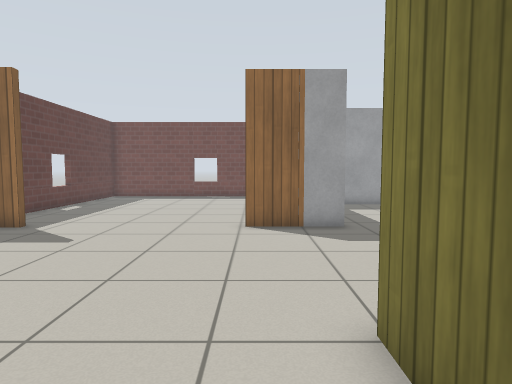
View 1 (above)

16 first-person views from a walk through a robot-simulator world made for Gazebo. The camera is 0.94 m above the floor, tilts 4° down and sees 75° across. The floor is counted in squares, 0.5 m on a side. Each view is taken from the middle of a square. On the plan, view 1 faces up. The plan holds only what a view shows up to about 17 squares ahead; the rest is blank. Simple patterns stand in for the simulator's built-in surfaces.

View 2
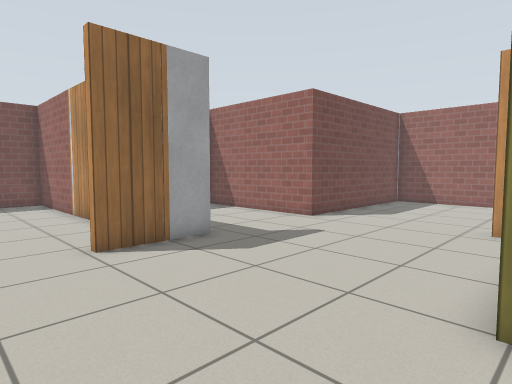

View 3
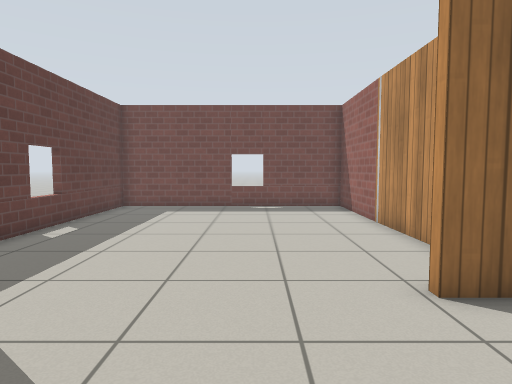

View 4
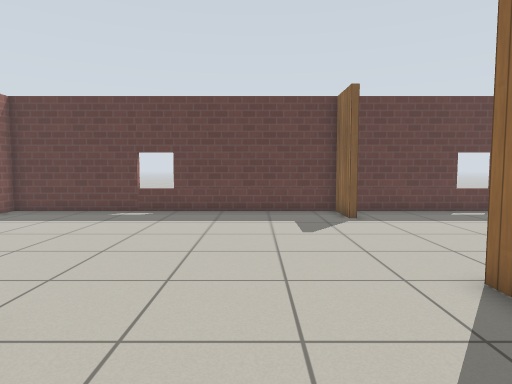

View 5
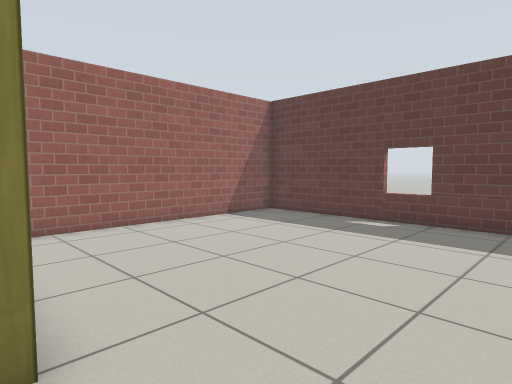

View 6
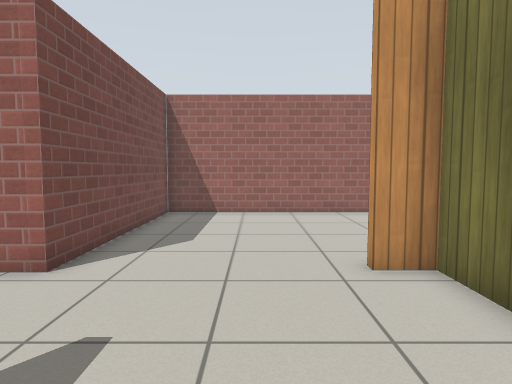

View 7
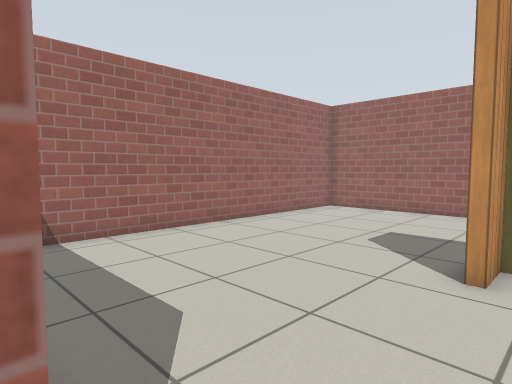

View 8
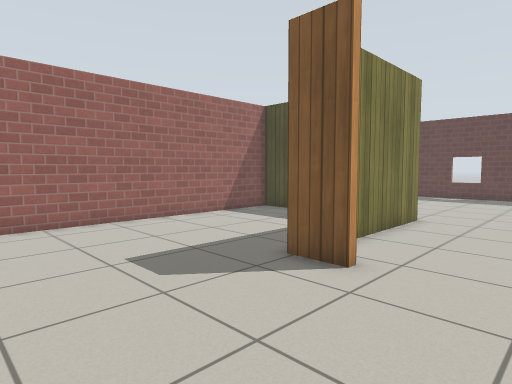

View 9
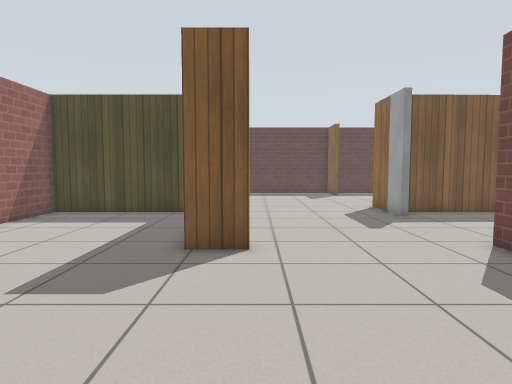

View 10
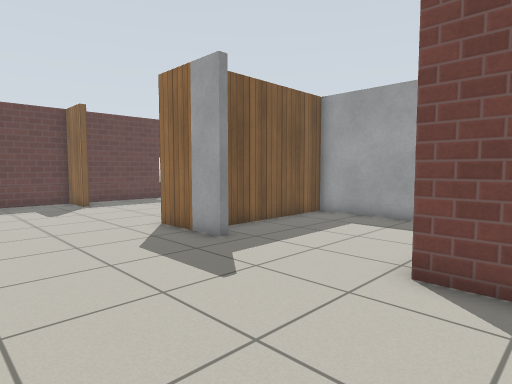

View 11
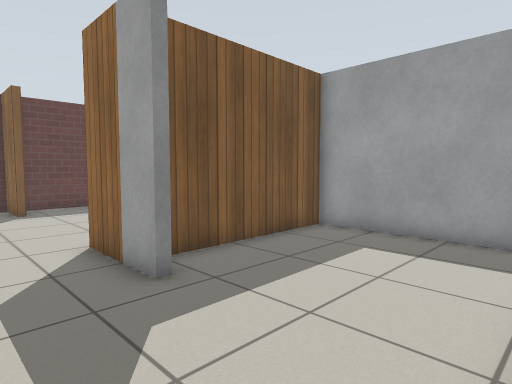

View 12
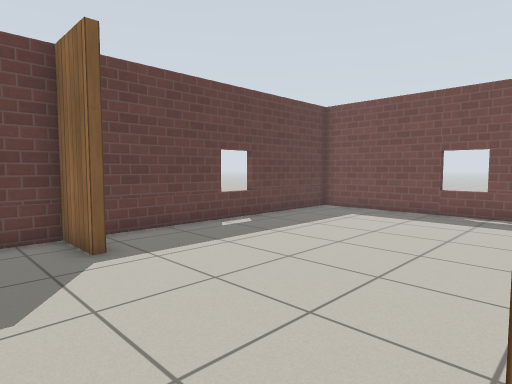

View 13
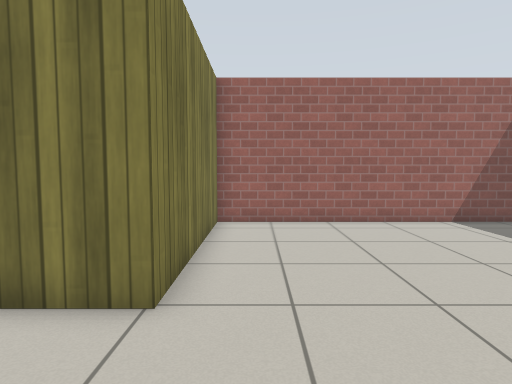

View 14
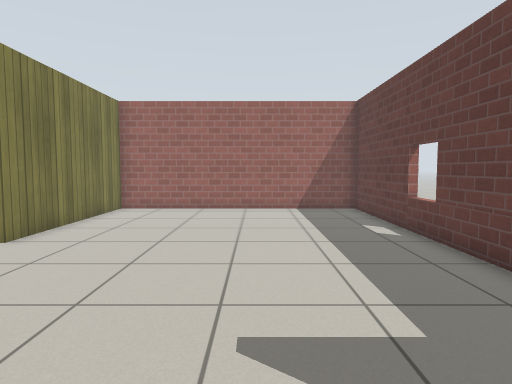

View 15
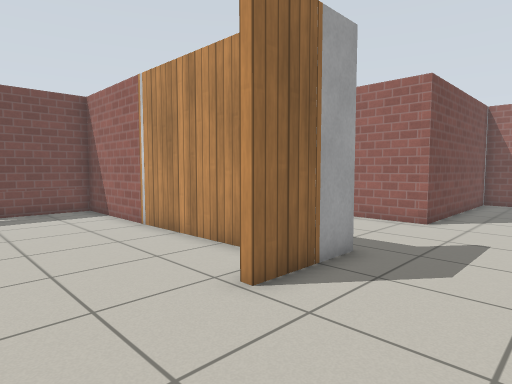

View 16
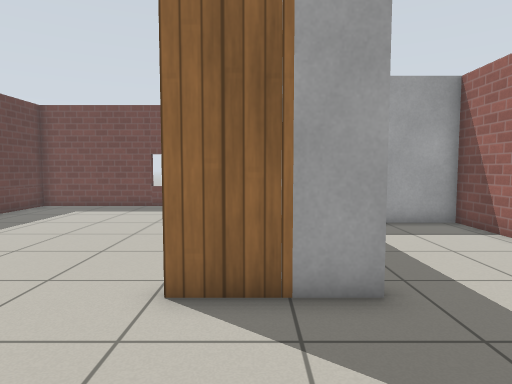

### Floor plan
Points are (right, up) in squares from view 1. A wall is a line through its corners. A room is listed if a view was taken in it or the views show most of it. See-through windows are left out.
Room 1 (views 1, 2, 3, 4, 5, 6, 7, 8, 9, 10, 11, 12, 13, 14, 15, 16)
walls: (2.9, 11.1) (2.9, 10.7) (-0.3, 10.7) (-0.3, 11.1); (1.7, 2) (1.7, -3.7) (16.3, -3.7) (16.3, 10.7) (7.9, 10.7) (7.9, 17.5) (1.5, 17.5) (1.7, 11.6); (1.4, 12.9) (1.4, 22.7) (-9.7, 22.7) (-9.7, 11.1); (8.4, 4.9) (8.4, 3.3); (-7.5, 10.5) (-9.7, 10.5) (-9.7, -3.7) (1.4, -3.7) (1.4, 3.6) (7.9, 3.6) (7.9, 4.9)

Where each view was taken, in squares from view 1:
view 1: 0 up, 0 right, facing up
view 2: 3 up, 3 left, facing up-right
view 3: 6 up, 3 left, facing up
view 4: 7 up, 5 right, facing left
view 5: 7 up, 2 right, facing down-left
view 6: 7 up, 2 right, facing right
view 7: 11 up, 7 right, facing down-right
view 8: 8 up, 14 right, facing down-left
view 9: 5 up, 16 right, facing left
view 10: 5 up, 10 right, facing up-left
view 11: 8 up, 8 right, facing up-left
view 12: 8 up, 0 right, facing up-left
view 13: 8 up, 0 right, facing down
view 14: 12 up, 5 left, facing down
view 15: 7 up, 4 left, facing up-right
view 16: 6 up, 1 right, facing up
